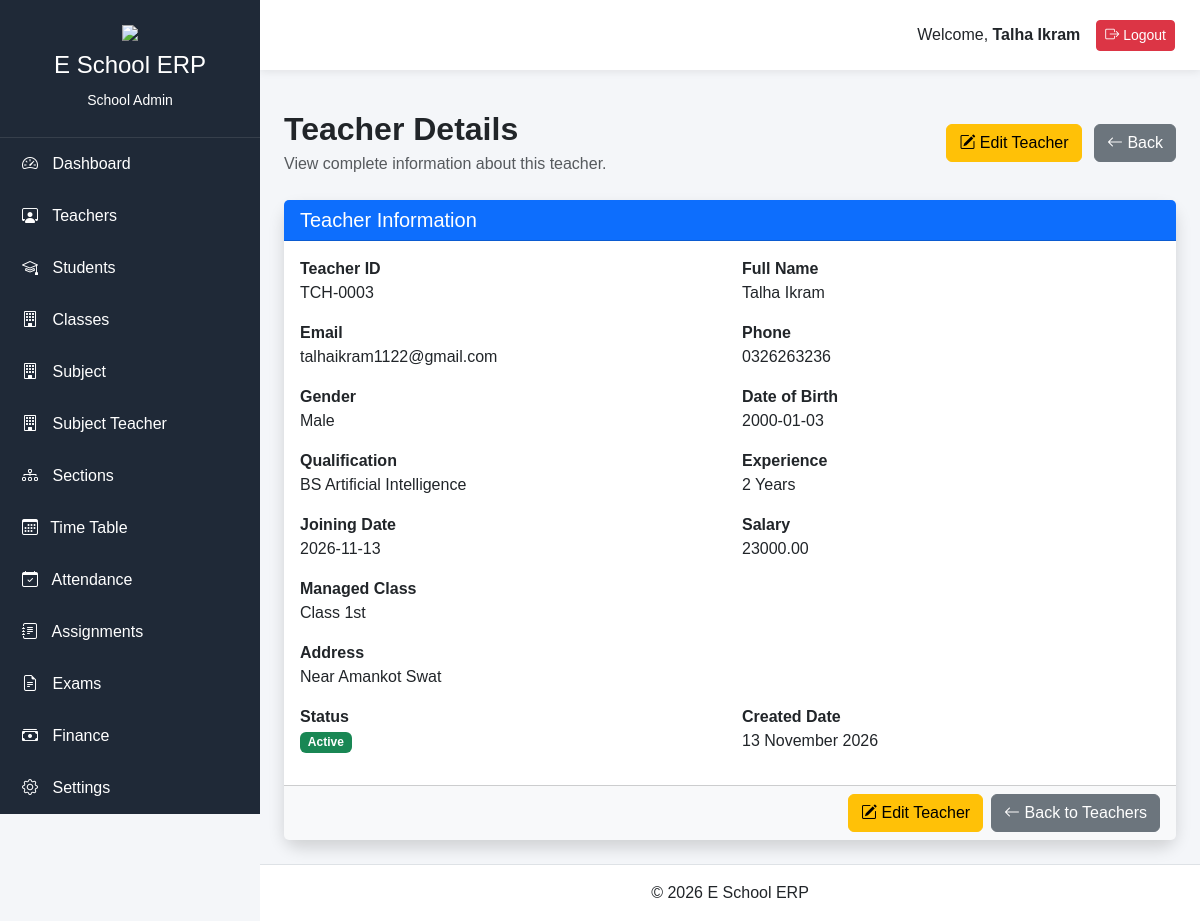
/school-admin/teacher/2 (signed in), run on the app's committed database.
### app/models/user.py (models this page shows, shortened)
class User(UserMixin, db.Model):
    __tablename__ = "users"
    id = db.Column(db.Integer, primary_key=True)
    full_name = db.Column(db.String(100), nullable=False)
    role_id = db.Column(db.Integer,db.ForeignKey("roles.id"),nullable=False)
    role = db.relationship("Role",back_populates="users")
    school = db.relationship("School",back_populates="users")
    student=db.relationship("Student",back_populates="user",uselist=False,cascade="all, delete-orphan")
    teacher=db.relationship("Teacher",back_populates="user",uselist=False,cascade="all, delete-orphan")
    parent= db.relationship("Parent",back_populates="user",uselist=False,cascade="all, delete-orphan")
    school_admin = db.relationship("SchoolAdmin",back_populates="user",uselist=False,cascade="all, delete-orphan")
    school_id = db.Column(db.Integer,db.ForeignKey("schools.id"),nullable=True)
    username = db.Column(db.String(50),unique=True,nullable=False)
    email = db.Column(db.String(120),unique=True,nullable=False)
    password_hash = db.Column(db.String(255),nullable=False)
    is_active = db.Column(db.Boolean,default=True)
    is_verified = db.Column(db.Boolean,default=False)
    last_login = db.Column(db.DateTime,nullable=True)
    created_at = db.Column(db.DateTime,default=datetime.utcnow)
    updated_at = db.Column(db.DateTime,default=datetime.utcnow,onupdate=datetime.utcnow)

### app/models/teacher.py (models this page shows, shortened)
class Teacher(db.Model):
    __tablename__ = "teachers"
    id = db.Column(db.Integer, primary_key=True)
    user_id = db.Column(db.Integer, db.ForeignKey("users.id"), unique=True, nullable=False)
    school_id = db.Column(db.Integer, db.ForeignKey("schools.id"), nullable=False)
    employee_number = db.Column(db.String(20), unique=True, nullable=False)
    first_name = db.Column(db.String(100), nullable=False)
    last_name = db.Column(db.String(100), nullable=False)
    email = db.Column(db.String(120), unique=True, nullable=False)
    phone = db.Column(db.String(20), nullable=False)
    gender = db.Column(db.String(20), nullable=False)
    date_of_birth = db.Column(db.Date, nullable=True)
    cnic = db.Column(db.String(20), unique=True, nullable=True)
    address = db.Column(db.String(255), nullable=True)
    emergency_contact = db.Column(db.String(20), nullable=True)
    blood_group = db.Column(db.String(5), nullable=True)
    qualification = db.Column(db.String(150), nullable=True)
    experience = db.Column(db.Integer, nullable=True)
    joining_date = db.Column(db.Date, nullable=True)
    salary = db.Column(db.Numeric(10, 2), nullable=True)
    profile_image = db.Column(db.String(255), nullable=True)
    employment_status = db.Column(
    db.String(20),default="Active")
    notes = db.Column(db.Text, nullable=True)
    is_active = db.Column(db.Boolean, default=True)
    created_at = db.Column(db.DateTime, default=datetime.utcnow)
    updated_at = db.Column(
    db.DateTime,default=datetime.utcnow,onupdate=datetime.utcnow)
    user= db.relationship("User", back_populates= "teacher", uselist= False)
    teacher_subjects = db.relationship("TeacherSubject", back_populates ="teacher", cascade= "all, delete-orphan",lazy= True)
    school = db.relationship("School", back_populates="teacher")
    exams = db.relationship("Exam", back_populates="teacher")
    results = db.relationship("Result", back_populates="teacher")
    attendences = db.relationship("Attendance", back_populates="teacher")
    assignments = db.relationship("Assignment", back_populates="teacher")
    timetables = db.relationship("Timetable", back_populates="teacher")
    managed_class= db.relationship("Class",foreign_keys ="Class.class_teacher_id" ,back_populates= "class_teacher", uselist= False)

### app/models/class_model.py (models this page shows, shortened)
class Class(db.Model):
    __tablename__ = "classes"
    id = db.Column(db.Integer, primary_key=True)
    school_id = db.Column(db.Integer,db.ForeignKey("schools.id"),nullable=False)
    class_name = db.Column(db.String(100),nullable=False)
    class_code = db.Column(db.String(20),nullable=False)
    description = db.Column(db.Text,nullable=True)
    class_teacher_id = db.Column(db.Integer,db.ForeignKey("teachers.id"),nullable=True)
    is_active = db.Column(db.Boolean,default=True)
    created_at = db.Column(db.DateTime,default=datetime.utcnow)
    updated_at = db.Column(db.DateTime,default=datetime.utcnow,onupdate=datetime.utcnow)
    teacher_subjects = db.relationship("TeacherSubject", back_populates = "classroom", cascade= "all, delete-orphan",lazy= True)
    sections = db.relationship("Section",back_populates= "class_room",cascade="all, delete-orphan")
    students = db.relationship("Student", back_populates= "class_room")
    results=   db.relationship("Result", back_populates= "class_room")
    exams = db.relationship("Exam", back_populates= "class_room",cascade="all, delete-orphan")
    timetables = db.relationship("Timetable",back_populates= "class_room",cascade="all, delete-orphan")
    assignments = db.relationship("Assignment",back_populates= "class_room",cascade="all, delete-orphan")
    fee_structures = db.relationship("FeeStructure",back_populates= "class_room",cascade="all, delete-orphan")
    class_teacher = db.relationship("Teacher",foreign_keys=[class_teacher_id],back_populates="managed_class", uselist=False )
    school = db.relationship("School",back_populates="classes")

### app/blueprints/school_admin/routes.py (the view)
@school_admin.route("/teacher/<int:id>")
@login_required
def teacher_detail(id):
    teacher = Teacher.query.get_or_404(id)
    return render_template(
    "school_admin/teacher_detail.html",
    teacher=teacher
    )

### app/models/user.py (called while the page is built)
@login_manager.user_loader
def load_user(user_id):
    return User.query.get(int(user_id))

### app/templates/school_admin/teacher_detail.html (shortened to what this page needs)
{% extends "school_admin/base.html" %}
{% block content %}
<div class="container-fluid">
<div class="d-flex justify-content-between align-items-center mb-4">
<div>
<h2 class="fw-bold mb-1">
Teacher Details
</h2>
<p class="text-muted mb-0">
View complete information about this teacher.
</p>
</div>
<div>
<a href="{{ url_for('school_admin.edit_teacher', id=teacher.id) }}"
class="btn btn-warning me-2">
<i class="bi bi-pencil-square"></i>
Edit Teacher
</a>
<a href="{{ url_for('school_admin.manage_teachers') }}"
class="btn btn-secondary">
<i class="bi bi-arrow-left"></i>
Back
</a>
</div>
</div>
<div class="card shadow border-0">
<div class="card-header bg-primary text-white">
<h5 class="mb-0">
Teacher Information
</h5>
</div>
<div class="card-body">
<div class="row">
<div class="col-md-6 mb-3">
<strong>Teacher ID</strong>
<p class="mb-0">
{{ teacher.employee_number}}
</p>
</div>
<div class="col-md-6 mb-3">
<strong> Full Name</strong>
<p class="mb-0">
{{ teacher.first_name }} {{ teacher.last_name }}
</p>
</div>
<div class="col-md-6 mb-3">
<strong>Email</strong>
<p class="mb-0">
{{ teacher.email }}
</p>
</div>
<div class="col-md-6 mb-3">
<strong> Phone</strong>
<p class="mb-0">
{{ teacher.phone }}
</p>
</div>
<div class="col-md-6 mb-3">
<strong>Gender</strong>
<p class="mb-0">
{{ teacher.gender }}
</p>
</div>
<div class="col-md-6 mb-3">
<strong> Date of Birth</strong>
<p class="mb-0">
{{ teacher.date_of_birth or "-" }}
</p>
</div>
<div class="col-md-6 mb-3">
<strong>Qualification</strong>
<p class="mb-0">
{{ teacher.qualification or "-" }}
</p>
</div>
<div class="col-md-6 mb-3">
<strong>Experience</strong>
<p class="mb-0">
{{ teacher.experience }} Years
</p>
</div>
<div class="col-md-6 mb-3">
<strong>Joining Date</strong>
<p class="mb-0">
{{ teacher.joining_date }}
</p>
</div>
<div class="col-md-6 mb-3">
<strong>Salary</strong>
<p class="mb-0">
{{ teacher.salary or "-" }}
</p>
</div>
<div class="col-md-6 mb-3">
<strong> Managed Class</strong>
<p class="mb-0">
{% if teacher.managed_class %}
{{ teacher.managed_class.class_name }}
{% else %}
Not Assigned
{% endif %}
</p>
</div>
<div class="col-12 mb-3">
<strong>Address</strong>
<p class="mb-0">
{{ teacher.address or "-" }}
</p>
</div>
<div class="col-md-6 mb-3">
<strong> Status</strong>
<p class="mb-0">
{% if teacher.is_active %}
<span class="badge bg-success">
Active
</span>
{% else %}
<span class="badge bg-danger">
Inactive
</span>
{% endif %}
</p>
</div>
<div class="col-md-6 mb-3">
<strong> Created Date</strong>
<p class="mb-0">
{{ teacher.created_at.strftime("%d %B %Y") }}
</p>
</div>
</div>
</div>
<div class="card-footer bg-light">
<div class="d-flex justify-content-end">
<a href="{{ url_for('school_admin.edit_teacher', id=teacher.id) }}"
class="btn btn-warning me-2">
<i class="bi bi-pencil-square"></i>
Edit Teacher
</a>
<a href="{{ url_for('school_admin.manage_teachers') }}"
class="btn btn-secondary">
<i class="bi bi-arrow-left"></i>
Back to Teachers
</a>
</div>
</div>
</div>
</div>
{% endblock %}

### app/templates/school_admin/base.html (shortened to what this page needs)
<!DOCTYPE html>
<html lang="en">
<head>
<link href="https://cdn.jsdelivr.net/npm/bootstrap@5.3.3/dist/css/bootstrap.min.css" rel="stylesheet">
<link rel="stylesheet"
href="https://cdn.jsdelivr.net/npm/bootstrap-icons@1.11.3/font/bootstrap-icons.min.css">
<link rel="stylesheet"
href="{{ url_for('static', filename='css/style.css') }}">
</head>
<body>
<div class="wrapper">
<aside class="sidebar" id="sidebar">
<div class="sidebar-header">
<img src="{{ url_for('static', filename='images/logo.png') }}"
class="logo">
<h4>E School ERP</h4>
<small>School Admin</small>
</div>
<ul class="sidebar-menu">
<li>
<a href="{{ url_for('school_admin.dashboard') }}">
<i class="bi bi-speedometer2"></i>
Dashboard
</a>
</li>
<li>
<a href="{{ url_for('school_admin.manage_teachers') }}">
<i class="bi bi-person-workspace"></i>
Teachers
</a>
</li>
<li>
<a href="{{ url_for('school_admin.manage_students') }}">
<i class="bi bi-mortarboard"></i>
Students
</a>
</li>
<li>
<a href="{{ url_for('school_admin.manage_classes') }}">
<i class="bi bi-building"></i>
Classes
</a>
</li>
<li>
    <a href="{{ url_for('school_admin.manage_subjects') }}">
    <i class="bi bi-building"></i>
    Subject
    </a>
    </li>
<li>
    <a href="{{ url_for('school_admin.manage_teacher_subjects') }}">
    <i class="bi bi-building"></i>
    Subject Teacher
    </a>
    </li>
<li>
<a href="{{ url_for('school_admin.manage_sections') }}">
<i class="bi bi-diagram-3"></i>
Sections
</a>
</li>
<li>
<a href="{{ url_for('school_admin.manage_timetable') }}">
<i class="bi bi-calendar3 me-2"></i>
Time Table
</a>
</li>
<li>
<a href="#">
<i class="bi bi-calendar-check"></i>
Attendance
</a>
</li>
<li>
<a href="#">
<i class="bi bi-journal-text"></i>
Assignments
</a>
</li>
<li>
<a href="#">
<i class="bi bi-file-earmark-text"></i>
Exams
</a>
</li>
<li>
<a href="#">
<i class="bi bi-cash-stack"></i>
Finance
</a>
</li>
<li>
<a href="#">
<i class="bi bi-gear"></i>
Settings
</a>
</li>
</ul>
</aside>
<div class="main-content">
<nav class="top-navbar">
<div class="ms-auto d-flex align-items-center">
<span class="me-3">
Welcome,
<strong>{{ current_user.full_name }}</strong>
</span>
<a href="{{ url_for('auth.logout') }}"
class="btn btn-danger btn-sm">
<i class="bi bi-box-arrow-right"></i>
Logout
</a>
</div>
</nav>
<main class="container-fluid py-4">
{% block content %}
{% endblock %}
</main>
<footer class="text-center py-3 border-top">
© 2026 E School ERP
</footer>
</div>
</div>
</body>
</html>

### app/static/css/style.css (style rules this page uses)
body { margin:0; background:#f4f6f9; font-family:Arial,sans-serif; }
.wrapper { display:flex; }
.sidebar { width:260px; background:#1f2937; color:white; min-height:100vh; position:fixed; left:0; top:0; overflow-y:auto; }
.sidebar-header { text-align:center; padding:25px; border-bottom:1px solid rgba(255,255,255,.1); }
.logo { width:70px; margin-bottom:10px; }
.sidebar-menu { list-style:none; padding:0; margin:0; }
.sidebar-menu li a { display:block; padding:14px 22px; color:white; text-decoration:none; transition:.3s; }
.sidebar-menu i { margin-right:10px; }
.main-content { margin-left:260px; width:100%; }
.top-navbar { background:white; height:70px; display:flex; align-items:center; padding:0 25px; box-shadow:0 2px 8px rgba(0,0,0,.08); }
.card { border:none; border-radius:15px; }
footer { background:white; }

### data on the page
User: full_name "Talha Ikram"
Teacher: employee_number "TCH-0003", first_name "Talha", last_name "Ikram", email "talhaikram1122@gmail.com", phone "0326263236", gender "Male", date_of_birth "2000-01-03", qualification "BS Artificial Intelligence", experience "2", joining_date "2026-11-13", salary "23000.00", address "Near Amankot Swat", created_at "13 November 2026"
Class: managed_class.class_name "Class 1st"
